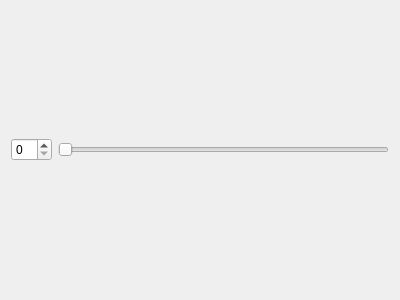
<?xml version="1.0" encoding="UTF-8"?>
<ui version="4.0">
 <class>MyWidget</class>
 <widget class="QWidget" name="MyWidget">
  <property name="geometry">
   <rect>
    <x>0</x>
    <y>0</y>
    <width>400</width>
    <height>300</height>
   </rect>
  </property>
  <property name="windowTitle">
   <string>Form</string>
  </property>
  <layout class="QGridLayout" name="gridLayout_2">
   <item row="0" column="0">
    <layout class="QGridLayout" name="gridLayout">
     <item row="0" column="0">
      <widget class="QSpinBox" name="spinBox"/>
     </item>
     <item row="0" column="1">
      <widget class="QSlider" name="horizontalSlider">
       <property name="orientation">
        <enum>Qt::Horizontal</enum>
       </property>
      </widget>
     </item>
    </layout>
   </item>
  </layout>
 </widget>
 <resources/>
 <connections/>
</ui>
